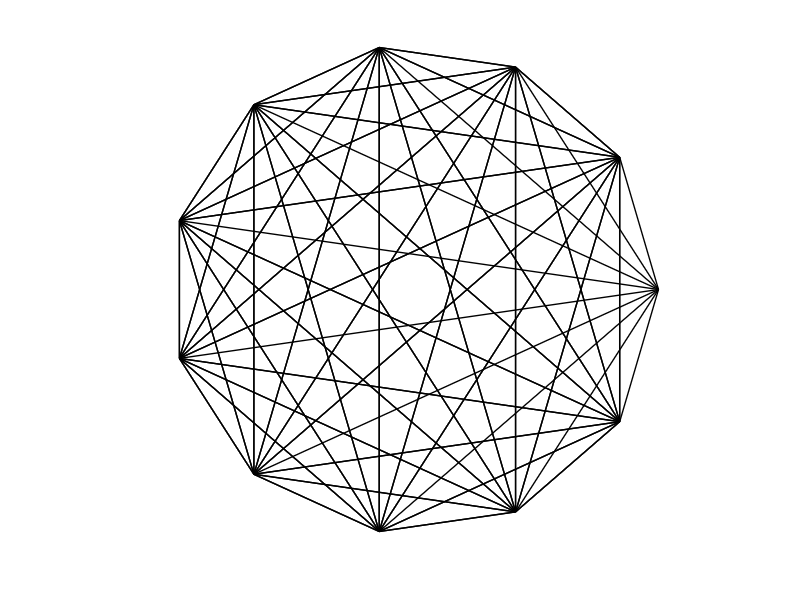

Reproduce this figure in MATLAB. (Note: this script raises an error after producing the figure.)
set(0, 'DefaultAxesFontSize', 18);
set(0, 'DefaultFigureColor', 'w');
addpath(genpath('utils'))
clear
n = 11;
F = fft(eye(n,n));
figure(1)
plot(F,'k','lineWidth',1)
% im = getimage(gca);
axis square off
export_fig('../testImages/Polygon.jpg','-m2','-transparent','-silent')